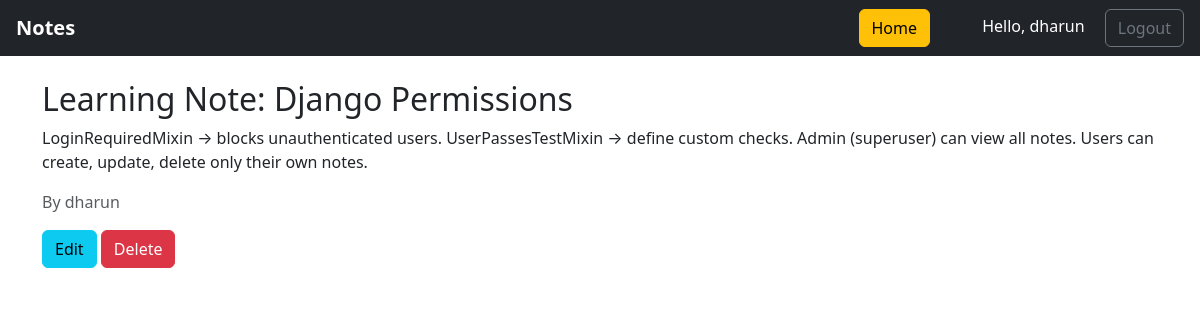
The app's page /notes/note/1/ (signed in) with its own data.
### notes/models.py (models this page shows, shortened)
class Note(models.Model):
    title = models.CharField(max_length=200)
    content = models.TextField()
    owner = models.ForeignKey(settings.AUTH_USER_MODEL, on_delete=models.CASCADE)

### notes/views.py (the view)
# urls.py: path('note/<int:pk>/', NoteDetailView.as_view(), name='note-detail'),
class NoteDetailView(LoginRequiredMixin, DetailView):
    model = Note
    template_name = "notes/note_detail.html"

### notes/templates/notes/note_detail.html
{% extends "notes/base.html" %}
{% block content %}
<h2>{{ note.title }}</h2>
<p>{{ note.content }}</p>
<p class="text-muted">By {{ note.owner.username }}</p>
{% if user == note.owner %}
  <a href="{% url 'note-edit' note.pk %}" class="btn btn-info">Edit</a>
  <a href="{% url 'note-delete' note.pk %}" class="btn btn-danger">Delete</a>
{% endif %}
{% endblock %}

### notes/templates/notes/base.html (shortened to what this page needs)
<!DOCTYPE html>
<html>
<head>
  <link rel="stylesheet" href="https://cdn.jsdelivr.net/npm/bootstrap@5.3.3/dist/css/bootstrap.min.css">
</head>
<body>
<nav class="navbar navbar-dark bg-dark mb-4 px-3">
  <a class="navbar-brand fw-bold" href="{% url 'note-list' %}">Notes</a>
  <div>
    {% if user.is_authenticated %}
    <a class="btn btn-warning me-5" href="{% url 'home' %}">Home</a>
      <span class="me-3 text-white">Hello, {{ user.username }}</span>
      <form action="{% url 'logout' %}" method="post" style="display:inline;">
    <button type="submit" class="btn btn-outline-secondary">Logout</button>
</form>
    {% else %}
      <a class="btn btn-primary text-white" href="{% url 'login' %}">Login</a>
    {% endif %}
  </div>
</nav>
<div class="container">
  {% block content %}{% endblock %}
</div>
</body>
</html>

### records on screen
Note: title "Learning Note: Django Permissions", content "LoginRequiredMixin → blocks unauthenticated users. UserPassesTestMixin → define custom checks. Admin (superuser) can view all notes. Users can create, update, delete only their own notes.", owner.username "dharun"

### other values on screen
{{ user.username }} "dharun"
